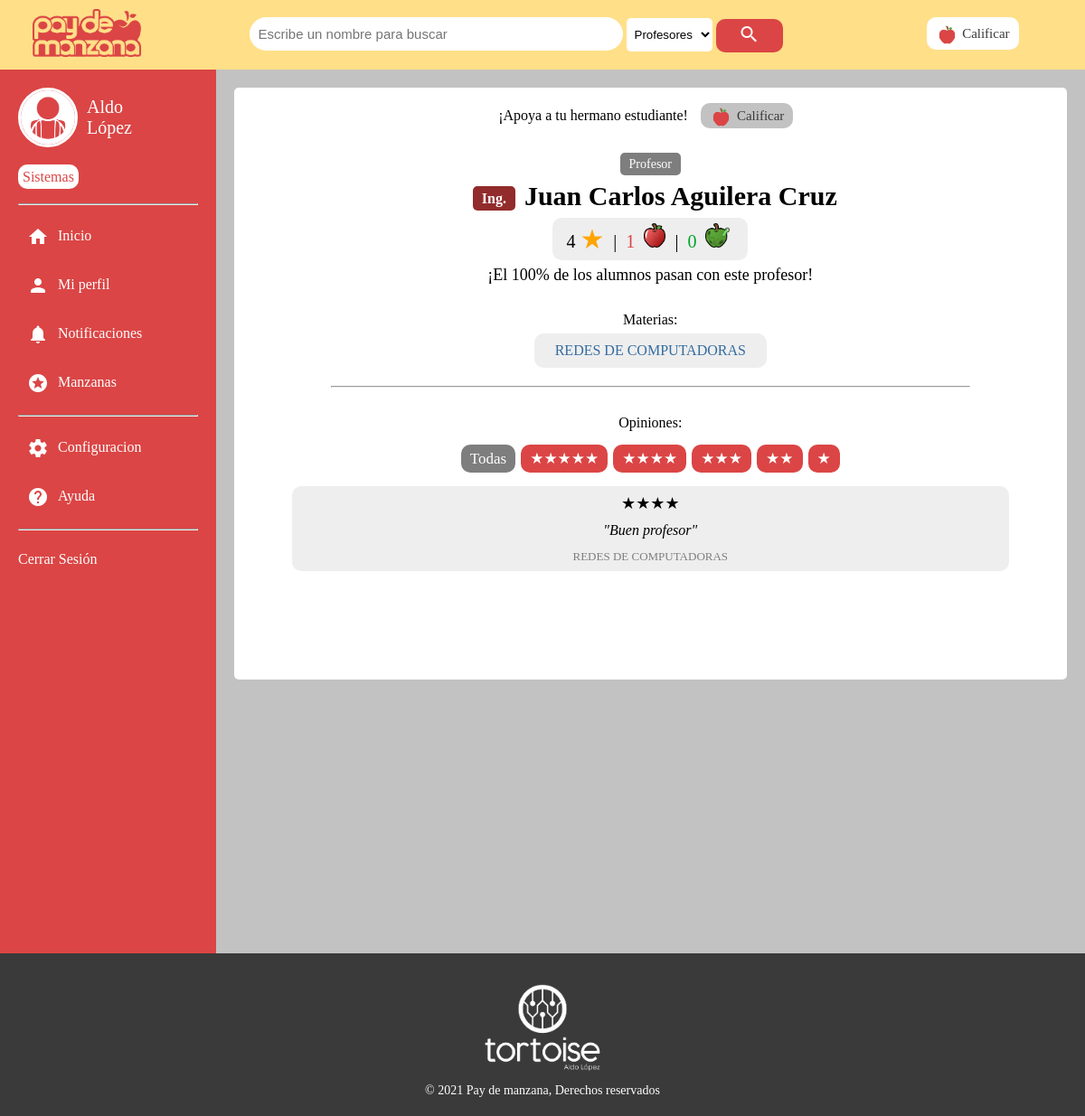
/Buscar/profesor?id=74 (signed in), run on an earlier commit of the app's database.
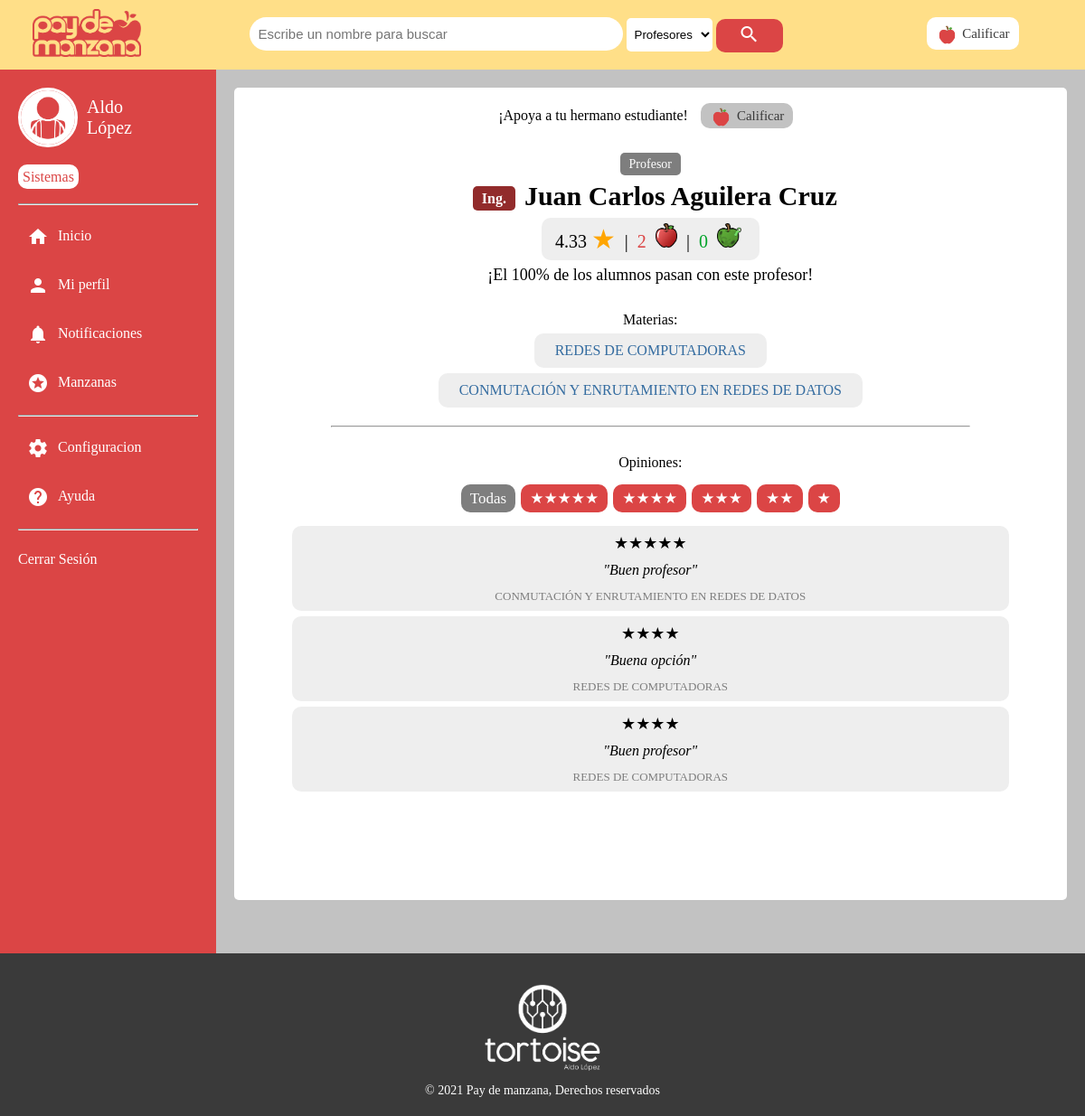
And on a later commit of the database.
### tables this page shows
CREATE TABLE `usuario_presentacion` (
  `Usuario` char(8) NOT NULL,
  `Imagen_ruta` varchar(60) NOT NULL,
  `Descripcion` varchar(500) NOT NULL
);

CREATE TABLE `usuario` (
  `No_control` char(8) NOT NULL,
  `Nombre` varchar(60) NOT NULL,
  `Apellido` varchar(80) NOT NULL,
  `Sexo` enum('Masculino','Femenino','Sin especificar') NOT NULL,
  `Correo` varchar(25) NOT NULL,
  `Carrera` int(11) NOT NULL,
  `Anio_ingreso` year(4) NOT NULL
);

CREATE TABLE `carrera` (
  `Id_carrera` int(11) NOT NULL,
  `Nombre_carrera` varchar(100) DEFAULT NULL,
  `Nombre_corto` varchar(20) DEFAULT NULL,
  `Semestres` int(11) DEFAULT NULL
);

CREATE TABLE `profesor` (
  `Id_profesor` int(11) NOT NULL,
  `Titulo` varchar(5) NOT NULL,
  `Nombre` varchar(140) NOT NULL,
  `Sexo` enum('Masculino','Femenino','Sin especificar') NOT NULL
);

CREATE TABLE `calificacion` (
  `Id_calificacion` int(11) NOT NULL,
  `Usuario` varchar(100) NOT NULL,
  `Estatus` enum('Aprobada','Reprobada') NOT NULL,
  `Materia` int(11) NOT NULL,
  `Profesor` int(11) NOT NULL,
  `Estrellas` int(11) NOT NULL,
  `Opinion` varchar(300) NOT NULL,
  `Manzana` enum('No','Buena','Mala') NOT NULL
);

### model/usuario/ver_perfil.php (called while the page is built, shortened)
<?php
    $sql="SELECT Nombre, Apellido, Carrera FROM usuario WHERE No_control=:usuario";
    $resultado=$base->prepare($sql);
    $resultado->bindValue(":usuario",$usuario);
    $resultado->execute();
    $registro=$resultado->fetch((PDO::FETCH_ASSOC));
    $profilename = $registro["Nombre"] . " " . $registro["Apellido"];
    $carrera = $registro["Carrera"];
    $sql="SELECT Imagen_ruta FROM usuario_presentacion WHERE Usuario=:usuario";
    $resultado=$base->prepare($sql);
    $resultado->bindValue(":usuario",$usuario);
    $resultado->execute();
    $registro=$resultado->fetch((PDO::FETCH_ASSOC));
    $profileimage = $registro["Imagen_ruta"];
    $sql="SELECT * FROM carrera WHERE Id_carrera=:carrera";
    $resultado=$base->prepare($sql);
    $resultado->bindValue(":carrera",$carrera);
    $resultado->execute();
    $registro=$resultado->fetch((PDO::FETCH_ASSOC));
    $profilecareer = $registro["Nombre_corto"];
?>

### model/Buscar/ver_profesor.php (called while the page is built, shortened)
<?php
    require("../model/data/get_profesor.php");
    $teacher = $_GET["id"];
    $registro= getProfesor($teacher,$base);
    $teachertitle = $registro["Titulo"];
    $teachername = $registro["Nombre"];
    $teachergender = $registro["Sexo"];
    $sql ="SELECT ((Aprobadas * 100) / Totales) as Porcentaje FROM (SELECT COUNT(Case WHEN A.Estatus = 'Aprobada' THEN 1 END) as Aprobadas, COUNT(*) as Totales FROM calificacion A WHERE A.Profesor = :profesor) t";
    $resultado=$base->prepare($sql);
    $resultado->bindValue(":profesor",$teacher);
    $resultado->execute();
    $registro=$resultado->fetch((PDO::FETCH_ASSOC));
    $porcetaje_aprobados = $registro["Porcentaje"];
    if($porcetaje_aprobados!=null){
        $sql ="SELECT AVG(Estrellas) AS Promedio FROM calificacion WHERE Profesor = :profesor";
        $resultado=$base->prepare($sql);
        $resultado->bindValue(":profesor",$teacher);
        $resultado->execute();
        $registro=$resultado->fetch((PDO::FETCH_ASSOC));
        $teacher_estrellas = $registro["Promedio"];
        $sql = "SELECT COUNT(*) AS Manzanas FROM calificacion WHERE Profesor= :profesor AND Manzana='Buena'";
        $resultado=$base->prepare($sql);
        $resultado->bindValue(":profesor",$teacher);
        $resultado->execute();
        $registro=$resultado->fetch((PDO::FETCH_ASSOC));
        $teacher_manzanas_buenas = $registro["Manzanas"];
        $sql = "SELECT COUNT(*) AS Manzanas FROM calificacion WHERE Profesor= :profesor AND Manzana='Mala'";
        $resultado=$base->prepare($sql);
        $resultado->bindValue(":profesor",$teacher);
        $resultado->execute();
        $registro=$resultado->fetch((PDO::FETCH_ASSOC));
        $teacher_manzanas_malas = $registro["Manzanas"];
        $sql = "SELECT Count(*) as Veces, A.Materia As Id, (SELECT B.Nombre_materia FROM materia B WHERE B.Id_materia = A.Materia) As Nombre
        FROM calificacion A WHERE A.Profesor = :profesor AND EXISTS(SELECT C.Id_materia FROM materia C WHERE A.Materia=C.Id_materia AND C.Carrera=$carrera)
        GROUP BY A.Materia ORDER BY Veces DESC LIMIT 4";
        $resultado=$base->prepare($sql);
        $resultado->bindValue(":profesor",$teacher);
        $resultado->execute();
        $resultados_materias=$resultado->fetchAll((PDO::FETCH_OBJ));
        $tamano=10;
        $pagina=1;
        $sql1="SELECT A.Estrellas, A.Opinion, (SELECT B.Nombre_materia FROM materia B WHERE A.Materia=B.Id_materia)
        as Materia FROM calificacion A WHERE A.Profesor = :profesor";
        $empezar=($pagina-1)*$tamano;
        $sql2= $sql1 . " ORDER BY Id_calificacion DESC LIMIT $empezar,$tamano";
        $resultado=$base->prepare($sql2);
        $resultado->bindValue(":profesor",$teacher);
        $resultado->execute();
        $comentarios_general=$resultado->fetchAll((PDO::FETCH_OBJ));
    }
?>

### model/data/get_profesor.php (called while the page is built)
<?php
    function getProfesor($id,$base){
        $sql ="SELECT * FROM profesor WHERE Id_profesor=:id";
        $resultado=$base->prepare($sql);
        $resultado->bindValue(":id",$id);
        $resultado->execute();
        $registro=$resultado->fetch((PDO::FETCH_ASSOC));
        return $registro;
    }
?>

### view/Buscar/profesor.php (the view, shortened to what this page needs)
<div class="espacio">
    <div class="frame">
        <span class="califica">¡Apoya a tu hermano estudiante! <a href="../Calificar/"><img src="../images/ico-man-buena.PNG" alt="manzana" width="25px">Calificar</a></span>
        <span class="prefix">
            <?php
                if($teachergender=="Femenino"){
                    echo "Profesora";
                }else{
                    echo "Profesor";
                }
            ?>
        </span>
        <h2><span><?php echo $teachertitle;?></span><?php echo $teachername;?></h2>
        <?php
            if($porcetaje_aprobados!=null){
        ?>
        <div class="profesor-stats">
                <span class="estrellas"><?php echo round($teacher_estrellas,2); ?><span class="estrella">★</span></span>|
                <span class="manzanas-buenas"><?php echo $teacher_manzanas_buenas; ?> <img src="../images/manzana-buena.png" alt="manzana" height="27px"></span>|
                <span class="manzanas-malas"><?php echo $teacher_manzanas_malas; ?> <img src="../images/manzana-mala.png" alt="manzana" height="27px"></span>
        </div>
        <div class="aprobacion">
            <span class="apb">¡El <?php echo round($porcetaje_aprobados);?>% de los alumnos pasan con
            <?php if($teachergender=="Femenino"){
                echo "esta profesora";
            }else{
                echo "este profesor";
            }
            ?>!</span>
        </div>
        <div class="lista-materia">
            <span class="titulo-opcion">Materias:</span>
            <?php
                foreach($resultados_materias as $materia){
                    echo "<span class=\"materia\"><a href=\"materia?id=$materia->Id\">";
                    echo $materia->Nombre;
                    echo '</a></span>';
                }
            ?>
        </div>
        <hr>
        <div class="comentarios">
            <span class="titulo-comentarios">Opiniones:</span>
            <div class="filtrar-com">
                <label for="estrellas-todos" id="est-todos">Todas</label>
                <label for="estrellas-5" id="est-5">★★★★★</label>
                <label for="estrellas-4" id="est-4">★★★★</label>
                <span class="responsive">
                <label for="estrellas-3" id="est-3">★★★</label>
                <label for="estrellas-2" id="est-2">★★</label>
                <label for="estrellas-1" id="est-1">★</label>
                </span>
            </div>
            <div class="com-todos" id="com-todos">
                <?php
                    foreach($comentarios_general as $opiniones){
                        echo '<div class="calificacion">';
                        echo '<span class="estrellas">';
                        for($i=1;$i<=$opiniones->Estrellas;$i++){
                            echo '★';
                        }
                        echo '</span>';
                        echo "<p class=\"opinion\"><i>\"$opiniones->Opinion\"</i></p>";
                        echo "<span class=\"materia\">$opiniones->Materia</span>";
                        echo '</div>';
                    }
                ?>
            </div>
        </div>
        <?php
            }
        ?>
    </div>
</div>

### view/common/head/head_folder.php (shortened to what this page needs)
<!DOCTYPE html>
<html lang="es" class="h-100">
<head>
    <link href="../style/header.css" rel="stylesheet">
    <link href="../style/side-bar.css" rel="stylesheet">
    <link href="../style/footer.css" rel="stylesheet">

### Buscar/profesor.php (shortened to what this page needs)
<?php
    require_once("../controller/conexion.php");
    if(!isset($_SESSION["usuario"])){
        header("location:../login");
    }else{
        $usuario = $_SESSION["usuario"];
    }
    require("../model/usuario/ver_perfil.php");
    require("../model/Buscar/ver_profesor.php");
    require_once("../view/common/head/head_folder.php");
?>
    <link href="../style/Buscar/main.css" rel="stylesheet">
    <link href="../style/Buscar/profesor.css" rel="stylesheet">
</head>
<body>
    <div class="main">
        <div class="contenido">
            <?php
                require_once("../view/common/sidebar/side_folder.php");
                require_once("../view/Buscar/profesor.php");
            ?>
        </div>
    </div>
</body>
</html>

### view/common/sidebar/side_folder.php (shortened to what this page needs)
<div class="sidebar" id="sidebar">
    <div class="perfil">
        <div class="nombre">
            <img src="../uploads/profile-images/<?php echo $profileimage; ?>" alt="perfil" width="60px">
            <span><?php echo $profilename; ?></span>
        </div>
        <div class="carrera">
            <span><?php echo $profilecareer; ?></span>
        </div>
    </div>
    <ul>
        <hr>
        <li><a href="../" id="side-inicio"><i class="material-icons">home</i><span class="side-text">Inicio</span></a></li>
        <li><a href="#" id="side-perfil"><i class="material-icons">person</i><span class="side-text">Mi perfil</span></a></li>
        <li><a href="../notificaciones" id="side-notificaciones"><i class="material-icons">notifications</i><span class="side-text">Notificaciones</span>
        </a></li>
        <li><a href="#" id="side-manzanas"><i class="material-icons">stars</i><span class="side-text">Manzanas</span></a></li>
        <hr>
        <li><a href="#" id="side-config"><i class="material-icons">settings</i><span class="side-text">Configuracion</span></a></li>
        <li><a href="#" id="side-ayuda"><i class="material-icons">help</i><span class="side-text">Ayuda</span></a></li>
        <hr>
        <li><a href="../logout" id="side-ayuda"><span class="side-text">Cerrar Sesión</span></a></li>
    </ul>
</div>

### style/header.css (style rules this page uses)
html { min-height: 100vh; }
body { margin: 0; padding: 0; font-family: ProximaNova-Regular; min-height: 100vh; }
body .main { min-height: 100vh; height: -webkit-fit-content; height: -moz-fit-content; height: fit-content; }
body { padding: 0px 0px; background: #c2c2c2; }
body header { width: 100%; background: #ffdf88; display: -webkit-box; display: -ms-flexbox; display: flex; -webkit-box-align: center; -ms-flex-align: center; align-items: center; }
body header div { display: inline-block; vertical-align: middle; text-align: center; }
body header .barra-top { padding: 10px; width: 100%; }
body header .barra-top .buscar { width: 70%; }
body header .barra-top .buscar input[type="text"], body header .barra-top .buscar input[type="tel"], body header .barra-top .buscar input[type="email"], body header .barra-top .buscar input[type="password"], body header .barra-top .buscar input[type="number"] { background: #FFF; width: 50%; max-width: 1000px; border-radius: 20px; -webkit-box-sizing: border-box; box-sizing: border-box; border: 0px solid #db4545; font-size: 15px; padding: 10px; }
body header .barra-top .buscar select { line-height: 1.3; padding: 10px 5px; -webkit-box-sizing: border-box; box-sizing: border-box; border: 0px solid #db4545; border-radius: 5px; background: #ffffff; }
body header .barra-top .buscar select option { font-weight: normal; padding: 5px; }
body header .barra-top .buscar button { color: #ffffff; border: 0; border-radius: 10px; background: #db4545; padding: 5px 25px; vertical-align: middle; }
body header .barra-top .img { width: 10%; }
body header .barra-top .calificar { width: 15%; }
body header .barra-top .calificar a { font-size: 15px; font-family: Proxima Nova Bold; text-decoration: none; color: #3a3a3a; padding: 10px; border-radius: 10px; border: 0px solid #db4545; background: #FFFFFF; }
body header .barra-top .calificar a img { vertical-align: middle; }

### style/side-bar.css (style rules this page uses)
html { min-height: 100vh; }
body { margin: 0; padding: 0; font-family: ProximaNova-Regular; min-height: 100vh; }
body .main { min-height: 100vh; height: -webkit-fit-content; height: -moz-fit-content; height: fit-content; }
.main { width: 100%; }
.main .contenido { margin: 0; width: 100%; display: -webkit-box; display: -ms-flexbox; display: flex; }
.main .contenido .sidebar { margin: 0px 0px; width: 250px; background: #db4545; color: #FFFFFF; padding: 20px; float: left; overflow: hidden; -ms-flex-wrap: wrap; flex-wrap: wrap; -webkit-box-pack: justify; -ms-flex-pack: justify; justify-content: space-between; }
.main .contenido .sidebar ul { display: block; width: 100%; list-style: none; margin: 10px 0px; text-align: left; list-style-type: none; padding: 0px; height: 100vh; }
.main .contenido .sidebar ul li { width: 100%; margin: 0px; display: block; }
.main .contenido .sidebar ul li a { width: 100%; padding: 15px 0px; display: block; text-decoration: none; color: #FFFFFF; -webkit-transition: padding .3s; transition: padding .3s; }
.main .contenido .sidebar ul li a i { margin: 0px 10px; vertical-align: middle; }
.main .contenido .sidebar .perfil .nombre { width: 70px; height: 70px; display: -webkit-box; display: -ms-flexbox; display: flex; }
.main .contenido .sidebar .perfil .nombre img { width: 60px; height: 60px; border-radius: 50%; border: 3px solid #ffffff; -o-object-fit: cover; object-fit: cover; float: left; }
.main .contenido .sidebar .perfil .nombre span { float: left; margin: 10px 10px; font-size: 20px; vertical-align: middle; -webkit-box-align: center; -ms-flex-align: center; align-items: center; }
.main .contenido .sidebar .carrera { margin: 20px auto; }
.main .contenido .sidebar .carrera span { padding: 5px; border-radius: 10px; background: #ffffff; color: #db4545; font-family: Proxima Nova Bold; }

### style/footer.css (style rules this page uses)
html { min-height: 100vh; }
body { margin: 0; padding: 0; font-family: ProximaNova-Regular; min-height: 100vh; }
body .main { min-height: 100vh; height: -webkit-fit-content; height: -moz-fit-content; height: fit-content; }
footer { text-align: center; width: 100%; background: #3a3a3a; color: #FFFFFF; font-size: 14px; }
footer div { width: 100%; padding: 20px 0px; }
footer div img { width: 150px; display: block; margin: 10px auto; }

### style/Buscar/main.css (style rules this page uses)
.espacio { width: 100%; padding: 20px; -webkit-box-sizing: border-box; box-sizing: border-box; }
.espacio .frame { width: 100%; margin: 0px auto; background: #FFFFFF; padding: 10px 20px 100px 20px; -webkit-box-sizing: border-box; box-sizing: border-box; border-radius: 5px; }

What changed in the data, as far as the page shows it:
added calificacion: Estrellas 5 (drawn), Opinion "Buen profesor", Materia "CONMUTACIÓN Y ENRUTAMIENTO EN REDES DE DATOS"
added calificacion: Estrellas 4 (drawn), Opinion "Buena opción", Materia "REDES DE COMPUTADORAS"
Also different on the page:
$teacher_estrellas: "4" → "4.33"
$teacher_manzanas_buenas: "1" → "2"
new list line: "CONMUTACIÓN Y ENRUTAMIENTO EN REDES DE DATOS"
